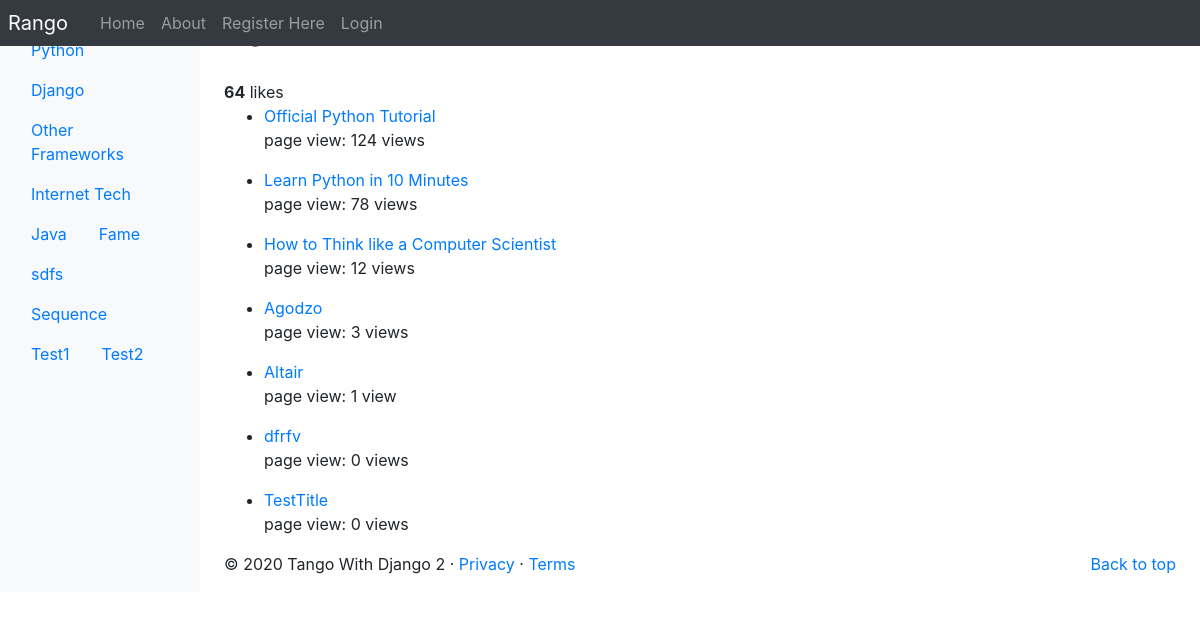
/rango/category/python/, run on an earlier commit of the app's database.
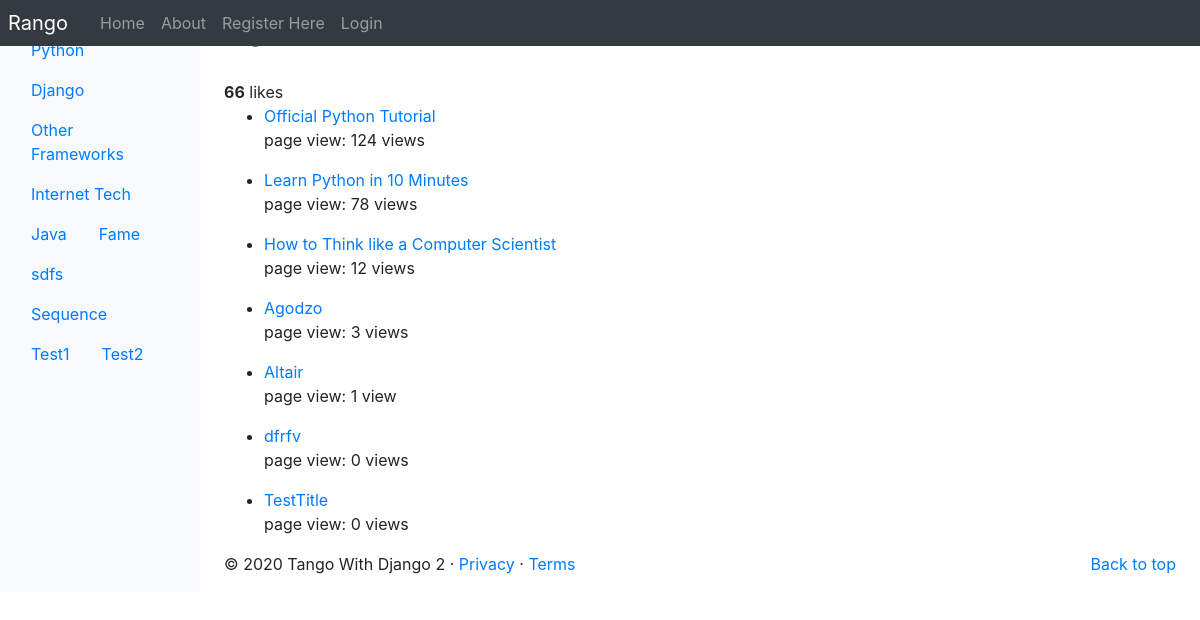
And on a later commit of the database.
### rango/models.py (models this page shows, shortened)
class Category(models.Model):
	name = models.CharField(max_length=128, unique=True)
	NAME_MAX_LENGTH = 128
	views= models.IntegerField(default=0)
	likes = models.IntegerField(default=0)
	slug = models.SlugField(unique=True)
	class Meta:
		verbose_name_plural = 'Categories'

### rango/views.py (the view, shortened to what this page needs)
# urls.py: path('category/<slug:category_name_slug>/', ShowCategoryView.as_view(), name='show_category'),
class ShowCategoryView(View):
	context_dict ={}
	query= None
	def get(self, request, category_name_slug):
		try:
			category = Category.objects.get(slug=category_name_slug)
			pages = Page.objects.filter(category=category)
			ordered_pages = pages.order_by('-views')
			self.context_dict['pages'] = ordered_pages
			self.context_dict['category'] = category
		except Category.DoesNotExist:
			self.context_dict['category'] = None
			self.context_dict['pages'] = None
		return render(request, 'rango/category.html', self.context_dict)

### rango/templatetags/rango_template_tags.py (called while the page is built)
@register.inclusion_tag('rango/categories.html')
def get_category_list(current_category = None):
    return{'categories': Category.objects.all(),
           'current_category': current_category}

### templates/rango/category.html (shortened to what this page needs)
{% extends 'rango/base.html' %}
{% load staticfiles %}
{% block body_block%}
{% if category %}
	<h1>{{category.name}}</h1> <br/>
	<div>
		<strong id="like_count">{{category.likes}}</strong> likes
	</div>
	{% if pages %}
	<ul>
		{% for page in pages %}
		<li>
			<a href="{% url 'rango:goto' %}?page_id={{page.id}}">{{page.title}}</a>
			{% if page.views > 1%}
				<p>page view: {{page.views}} views</p>
			{% elif page.views == 1 %}
				<p>page view: {{page.views}} view</p>
			{% else %}
			<p>page view: {{page.views}} views</p>
			{% endif %}
		</li>
		{% endfor %}
	</ul>
	{% else %}
		<strong>No pages currently in category.</strong><br />
	{% endif %}
{% else %}
	<strong>The specified category does not exist. </strong>
{% endif %}
{% endblock %}

### templates/rango/categories.html (shortened to what this page needs)
<ul class="nav flex-cloumn">
	{% if categories %}
		{% for c in categories %}
			{% if c == current_category %}
				<li class="nav-item">
					<a class="nav-link active" href="{% url 'rango:show_category' c.slug %}">
						{{ c.name }}
					</a>
				</li>
			{% else %}
			<li class="nav-item">
				<a class="nav-link" href="{% url 'rango:show_category' c.slug %}">
					{{ c.name }}
				</a>
			</li>
			{% endif %}
		{% endfor %}
	{% else %}
	<li class="nav-item">There are no categories present</li>
	{% endif %}
</ul>

What changed in the data, as far as the page shows it:
changed Category "Python": likes "64" → "66"
